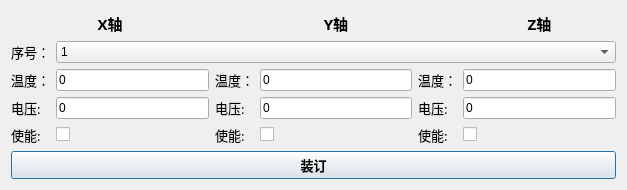
<?xml version="1.0" encoding="UTF-8"?>
<ui version="4.0">
 <class>VoltageDialog</class>
 <widget class="QDialog" name="VoltageDialog">
  <property name="geometry">
   <rect>
    <x>0</x>
    <y>0</y>
    <width>627</width>
    <height>190</height>
   </rect>
  </property>
  <property name="windowTitle">
   <string>陀螺稳频电压配置</string>
  </property>
  <layout class="QGridLayout" name="gridLayout">
   <item row="4" column="2">
    <widget class="QLabel" name="label_11">
     <property name="font">
      <font>
       <family>微软雅黑</family>
       <pointsize>10</pointsize>
      </font>
     </property>
     <property name="text">
      <string>使能:</string>
     </property>
    </widget>
   </item>
   <item row="4" column="4">
    <widget class="QLabel" name="label_13">
     <property name="font">
      <font>
       <family>微软雅黑</family>
       <pointsize>10</pointsize>
      </font>
     </property>
     <property name="text">
      <string>使能:</string>
     </property>
    </widget>
   </item>
   <item row="3" column="3">
    <widget class="QLineEdit" name="lineEdit_3">
     <property name="text">
      <string>0</string>
     </property>
    </widget>
   </item>
   <item row="4" column="1">
    <widget class="QCheckBox" name="checkBox">
     <property name="text">
      <string/>
     </property>
    </widget>
   </item>
   <item row="0" column="5">
    <widget class="QLabel" name="label_3">
     <property name="font">
      <font>
       <family>微软雅黑</family>
       <pointsize>11</pointsize>
       <weight>75</weight>
       <bold>true</bold>
      </font>
     </property>
     <property name="text">
      <string>Z轴</string>
     </property>
     <property name="alignment">
      <set>Qt::AlignCenter</set>
     </property>
    </widget>
   </item>
   <item row="2" column="3">
    <widget class="QLineEdit" name="lineEdit_4">
     <property name="text">
      <string>0</string>
     </property>
    </widget>
   </item>
   <item row="2" column="2">
    <widget class="QLabel" name="label_9">
     <property name="font">
      <font>
       <family>微软雅黑</family>
       <pointsize>10</pointsize>
      </font>
     </property>
     <property name="text">
      <string>温度：</string>
     </property>
    </widget>
   </item>
   <item row="3" column="5">
    <widget class="QLineEdit" name="lineEdit_6">
     <property name="text">
      <string>0</string>
     </property>
    </widget>
   </item>
   <item row="2" column="0">
    <widget class="QLabel" name="label_4">
     <property name="font">
      <font>
       <family>微软雅黑</family>
       <pointsize>10</pointsize>
      </font>
     </property>
     <property name="text">
      <string>温度：</string>
     </property>
    </widget>
   </item>
   <item row="1" column="0">
    <widget class="QLabel" name="label_7">
     <property name="font">
      <font>
       <family>微软雅黑</family>
       <pointsize>10</pointsize>
      </font>
     </property>
     <property name="text">
      <string>序号：</string>
     </property>
    </widget>
   </item>
   <item row="3" column="2">
    <widget class="QLabel" name="label_10">
     <property name="font">
      <font>
       <family>微软雅黑</family>
       <pointsize>10</pointsize>
      </font>
     </property>
     <property name="text">
      <string>电压:</string>
     </property>
    </widget>
   </item>
   <item row="4" column="0">
    <widget class="QLabel" name="label_6">
     <property name="font">
      <font>
       <family>微软雅黑</family>
       <pointsize>10</pointsize>
      </font>
     </property>
     <property name="text">
      <string>使能:</string>
     </property>
    </widget>
   </item>
   <item row="2" column="1">
    <widget class="QLineEdit" name="lineEdit">
     <property name="text">
      <string>0</string>
     </property>
    </widget>
   </item>
   <item row="2" column="5">
    <widget class="QLineEdit" name="lineEdit_5">
     <property name="text">
      <string>0</string>
     </property>
    </widget>
   </item>
   <item row="0" column="3">
    <widget class="QLabel" name="label_2">
     <property name="font">
      <font>
       <family>微软雅黑</family>
       <pointsize>11</pointsize>
       <weight>75</weight>
       <bold>true</bold>
      </font>
     </property>
     <property name="text">
      <string>Y轴</string>
     </property>
     <property name="alignment">
      <set>Qt::AlignCenter</set>
     </property>
    </widget>
   </item>
   <item row="4" column="3">
    <widget class="QCheckBox" name="checkBox_2">
     <property name="text">
      <string/>
     </property>
    </widget>
   </item>
   <item row="3" column="4">
    <widget class="QLabel" name="label_12">
     <property name="font">
      <font>
       <family>微软雅黑</family>
       <pointsize>10</pointsize>
      </font>
     </property>
     <property name="text">
      <string>电压:</string>
     </property>
    </widget>
   </item>
   <item row="0" column="0" colspan="2">
    <widget class="QLabel" name="label">
     <property name="font">
      <font>
       <family>微软雅黑</family>
       <pointsize>11</pointsize>
       <weight>75</weight>
       <bold>true</bold>
      </font>
     </property>
     <property name="text">
      <string>X轴</string>
     </property>
     <property name="alignment">
      <set>Qt::AlignCenter</set>
     </property>
    </widget>
   </item>
   <item row="3" column="1">
    <widget class="QLineEdit" name="lineEdit_2">
     <property name="text">
      <string>0</string>
     </property>
    </widget>
   </item>
   <item row="3" column="0">
    <widget class="QLabel" name="label_5">
     <property name="font">
      <font>
       <family>微软雅黑</family>
       <pointsize>10</pointsize>
      </font>
     </property>
     <property name="text">
      <string>电压:</string>
     </property>
    </widget>
   </item>
   <item row="4" column="5">
    <widget class="QCheckBox" name="checkBox_3">
     <property name="text">
      <string/>
     </property>
    </widget>
   </item>
   <item row="2" column="4">
    <widget class="QLabel" name="label_15">
     <property name="font">
      <font>
       <family>微软雅黑</family>
       <pointsize>10</pointsize>
      </font>
     </property>
     <property name="text">
      <string>温度：</string>
     </property>
    </widget>
   </item>
   <item row="5" column="0" colspan="6">
    <widget class="QPushButton" name="pushButton">
     <property name="font">
      <font>
       <family>Agency FB</family>
       <pointsize>10</pointsize>
       <weight>75</weight>
       <bold>true</bold>
      </font>
     </property>
     <property name="text">
      <string>装订</string>
     </property>
    </widget>
   </item>
   <item row="1" column="1" colspan="5">
    <widget class="QComboBox" name="comboBox">
     <item>
      <property name="text">
       <string>1</string>
      </property>
     </item>
     <item>
      <property name="text">
       <string>2</string>
      </property>
     </item>
     <item>
      <property name="text">
       <string>3</string>
      </property>
     </item>
     <item>
      <property name="text">
       <string>4</string>
      </property>
     </item>
     <item>
      <property name="text">
       <string>5</string>
      </property>
     </item>
     <item>
      <property name="text">
       <string>6</string>
      </property>
     </item>
     <item>
      <property name="text">
       <string>7</string>
      </property>
     </item>
     <item>
      <property name="text">
       <string>8</string>
      </property>
     </item>
     <item>
      <property name="text">
       <string>9</string>
      </property>
     </item>
     <item>
      <property name="text">
       <string>10</string>
      </property>
     </item>
     <item>
      <property name="text">
       <string>11</string>
      </property>
     </item>
    </widget>
   </item>
  </layout>
 </widget>
 <resources/>
 <connections/>
</ui>
